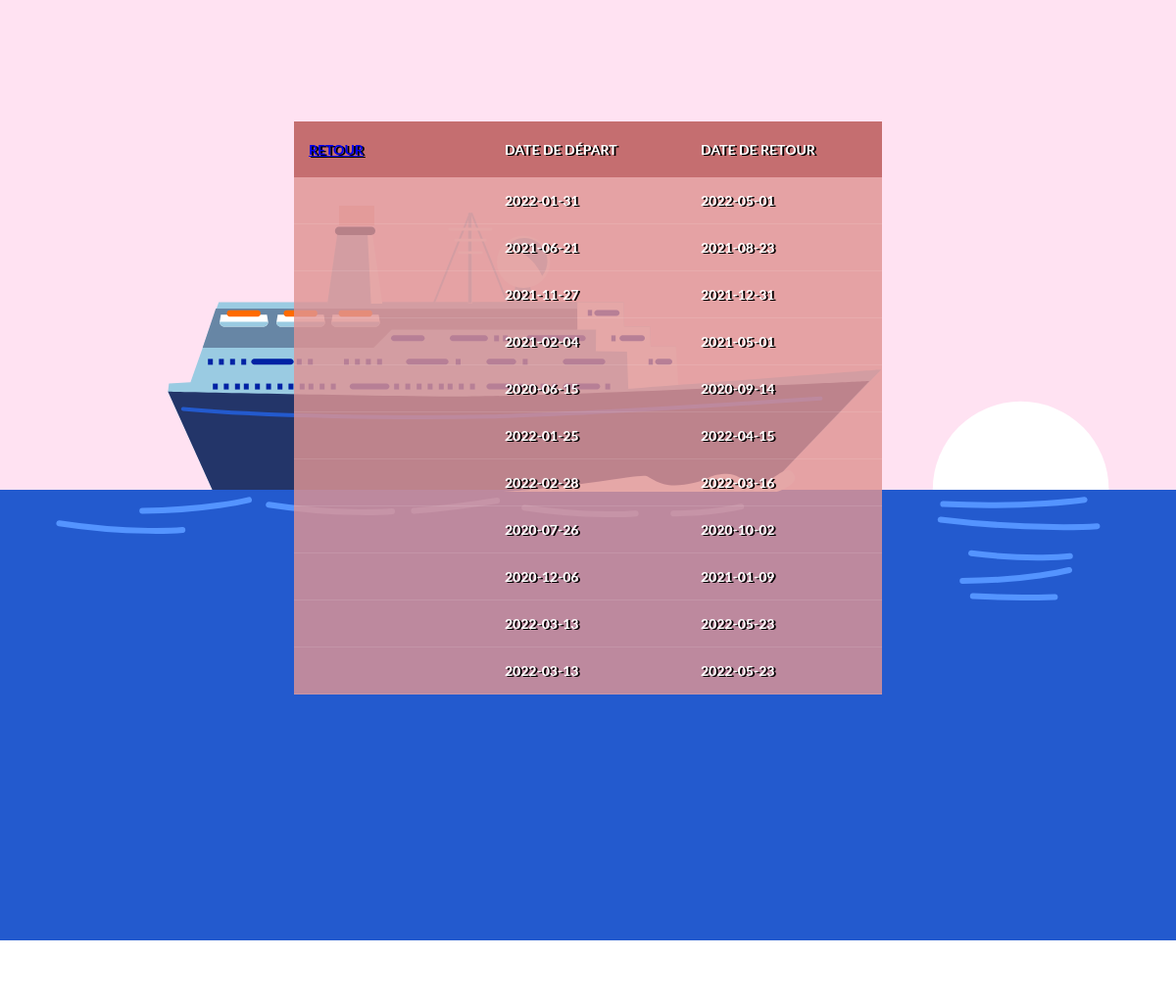
/PHP/html/Reservations/reservationList.php, run on an earlier commit of the app's database.
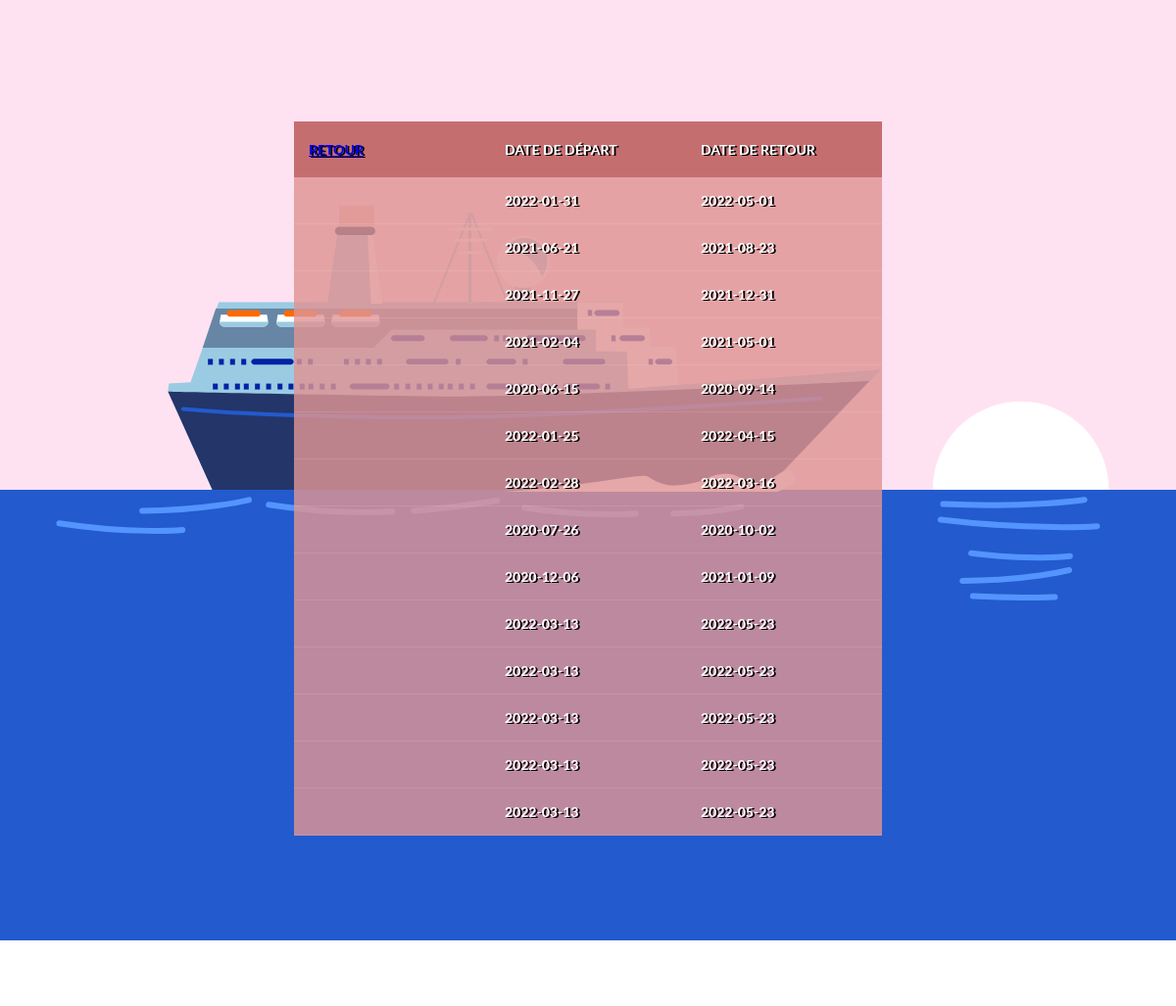
And on a later commit of the database.
### tables this page shows
CREATE TABLE Reservations(
	id_reservation INTEGER not null,
	date_debut DATE not null,
	date_fin DATE not null CHECK (date_fin > date_debut),
	h_reservation TIME not null,

	id_client INTEGER,

	CONSTRAINT pk_reservation primary key (id_reservation)

	CONSTRAINT fk_reservation
	FOREIGN KEY (id_client) REFERENCES Clients(id_client)

);

### PHP/html/Reservations/reservationList.php (the view, shortened to what this page needs)
<?php
    $pdo = new PDO('sqlite:../database/Projet_Croisiere.db');
    $pdo->setAttribute(PDO::ATTR_ERRMODE, PDO::ERRMODE_EXCEPTION);
    $statement = $pdo->query("SELECT * FROM Reservations");
?>
<!DOCTYPE html>
<html>
<head>
    <link rel="stylesheet" href="../../css/tables.css">
</head>
<body>
<div style="width:device-width; margin-top: -20%;">
</div>
    <h1>Liste réservation</h1>
    <div class="tbl-header">
        <table cellpadding="0" cellspacing="0" border="0">
				<tr>
                <th><a href="http://localhost:1234/html/main.html">Retour</a></th>
					<th>Date de départ</th>
					<th>Date de retour</th>
                </tr>
				<?php
					while($rows = $statement->fetch(PDO::FETCH_ASSOC)){
				?>
				<tr>
                    <td></td>
					<td><?php echo $rows['date_debut']?></td>
					<td><?php echo $rows['date_fin']?></td>
				</tr>
				<?php
					}
				?>
		</table>
    </div>
</body>
</html>

### PHP/css/tables.css (style rules this page uses)
* { margin: 0; padding: 0; font-family: 'lato'; }
h1 { font-size: 30px; color: #fff; text-transform: uppercase; font-weight: 300; text-align: center; margin-bottom: 15px; }
table { width: 50%; table-layout: fixed; position: absolute; top: 10%; left: 25%; }
.tbl-header { background-color: rgba(255,255,255,0.3); }
th { padding: 20px 15px; text-align: left; font-weight: 700; font-size: 14px; color: #fff; text-shadow: 2px 1px #000000; text-transform: uppercase; background-color:rgb(185 85 85 / 82%); }
td { padding: 15px; text-align: left; vertical-align: middle; font-weight: 700; font-size: 14px; color: #fff; text-shadow: 2px 1px #000000; border-bottom: solid 1px rgba(255,255,255,0.1); background-color: rgb(224 148 148 / 82%); }
.ship { background-color: #ffe2f2; }

What changed in the data, as far as the page shows it:
added reservations: date_debut "2022-03-13", date_fin "2022-05-23"
added reservations: date_debut "2022-03-13", date_fin "2022-05-23"
added reservations: date_debut "2022-03-13", date_fin "2022-05-23"
